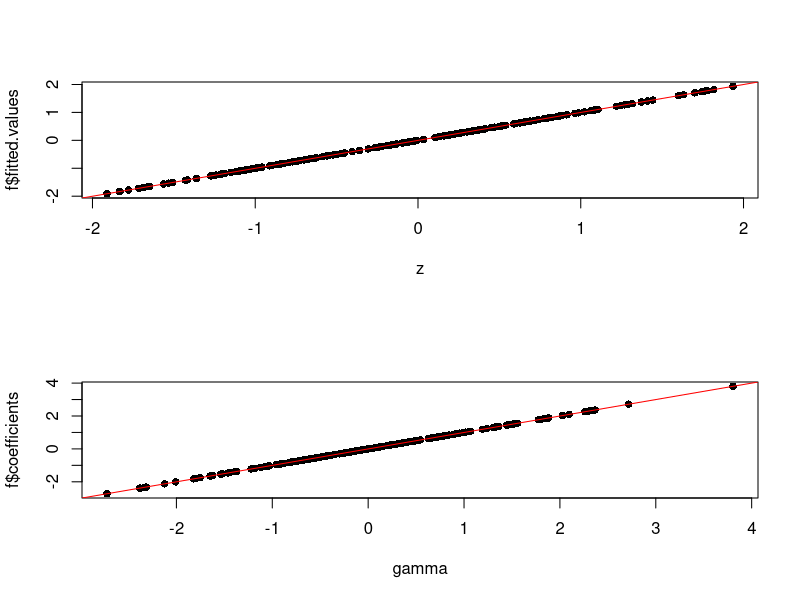

Write R code to recreate this figure.
n=200
x=seq(0,1,length.out=n)
alpha=0.1
k1=function(x,alpha) exp(-x/alpha)
K1=k1(as.matrix(dist(x)),alpha)
K1_ = t(chol(K1 + diag(1e-8,n)))
gamma = cbind(rnorm(n))

z=K1_%*%gamma
f=lm.fit(x=K1_,y=z)

par(mfrow=c(2,1))
plot(z,f$fitted.values,pch=16,cex=1)
abline(0,1,col='red')
plot(gamma,f$coefficients,pch=16,cex=1)
abline(0,1,col='red')
